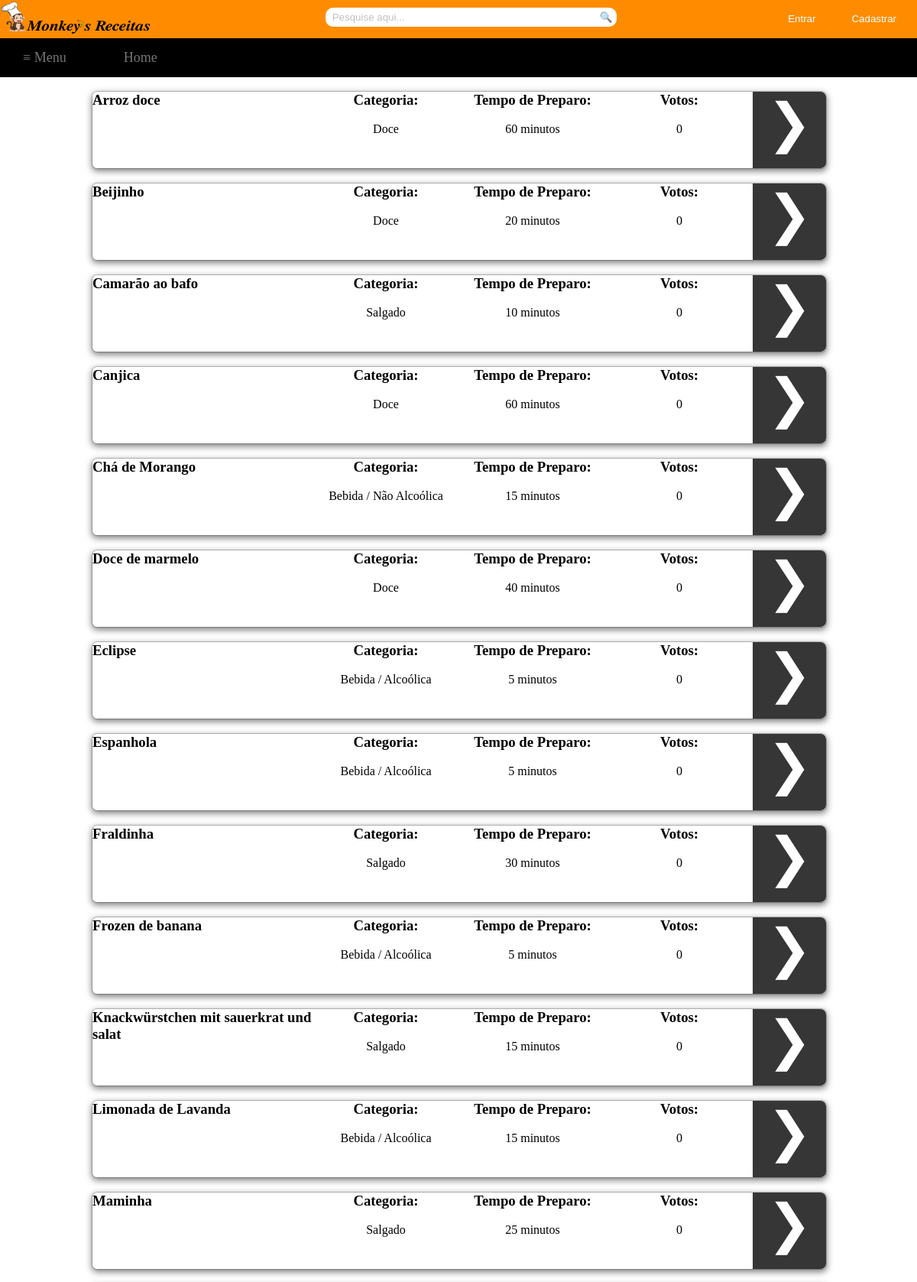
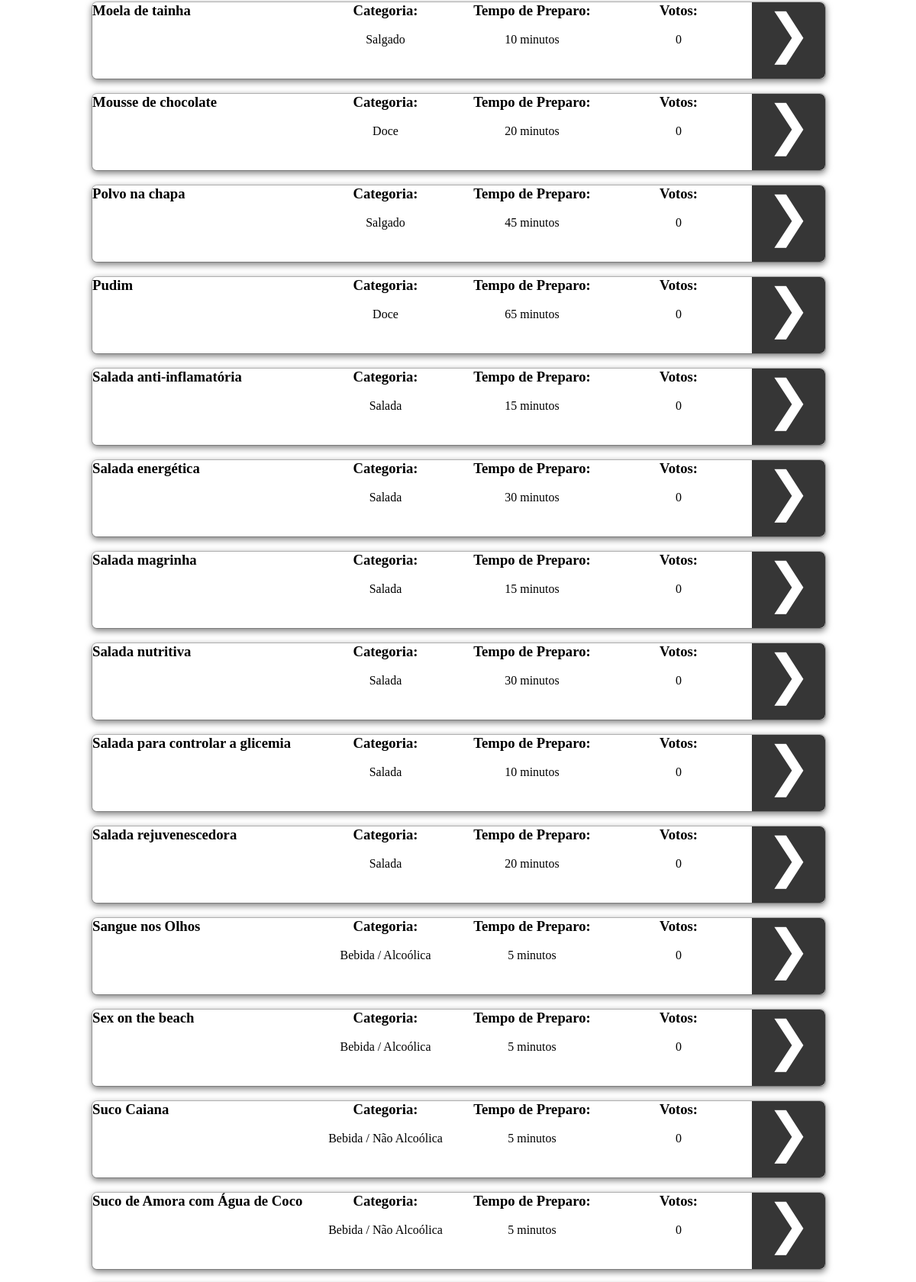
Screenshot of /tex4/visualizarReceitas.php (upper part) with the database file from the repository (2 pictures, top to bottom).
### tables this page shows
CREATE TABLE `receita` (
  `codReceita` int(11) NOT NULL,
  `nomeReceita` varchar(255) DEFAULT NULL,
  `ingredientes` text,
  `modoPreparo` text,
  `codCategoria` int(11) DEFAULT NULL,
  `codTempo` int(11) DEFAULT NULL,
  `codUsuario` int(11) DEFAULT NULL,
  `totalVotos` int(11) NOT NULL
);

CREATE TABLE `tempo` (
  `codTempo` int(11) NOT NULL,
  `descTempo` varchar(255) DEFAULT NULL
);

### tex4/visualizarReceitas.php (the view, shortened to what this page needs)
<html>
	<head>
		<link rel="stylesheet" type="text/css" href="Style/style.css">
		<link rel="stylesheet" type="text/css" href="Style/receitas.css">
	</head>
	<body>
		<div id="container">
			<div id="topbar">
				<?php
					if(!empty($_COOKIE['login']))
					{
						$name=$_COOKIE['login'];
						echo "<div id='sair'><input type='button' value='Sair' name='sair' onclick='location.href=&quot;logout.php&quot;'/></div>";
						echo "<div id='bem-vindo'>Seja bem-vindo, $name</div>";
					}
					else
					{
						echo "<div id='btn2'><input type='button' value='Cadastrar' name='modal' href='#dialog2'/></div> ";
						echo "<div id='btn'><input type='button' value='Entrar' href='#dialog1' name='modal' /></div>";
					}
				?>
				<div>
					<img src="Image/logoComLetra.png" style="float: left; left: 0; margin-top: -7; height: 57px; width: 200px; " />
				</div>
				<div id="search">
					<form method="post" action="pesquisa.php">
						<div>
							<input type="search" class="searchbox" name="pesquisa" placeholder="  Pesquise aqui...">
							<a href="#">
								<button type="submit" name="submit" class="searchbox1">&#x1f50d;</button>
							</a>
						</div>
					</form>
				</div>
			</div>
			<div id="navbar">
				<?php
					if(!empty($_COOKIE['login']))
					{
						echo "<nav class='drop'>";
						echo "	<ul class='drop1'>";
						echo "	    <li class='dropMain'>";
						echo "	        <a href='#'>&#8801; Menu</a>";
						echo "	        <ul class='drop2'>";
						echo "	            <li>";
						echo "	            	<a href='Recipes/doces.php'>Doces</a>";
						echo "	            </li>";
						echo "	            <li>";
						echo "	            	<a href='Recipes/salgados.php'>Salgados</a>";
						echo "	            </li>";
						echo "	            <li>";
						echo "	            	<a href='Recipes/saladas.php'>Saladas</a>";
						echo "	            </li>";
						echo "	            <li>";
						echo "	            	<a href='Recipes/alcoolica.php'>Bebidas alcoólicas</a>";
						echo "	            </li>";
						echo "	            <li>";
						echo "	            	<a href='Recipes/nAlcoolica.php'>Bebidas não alcoólicas</a>";
						echo "	            </li>";
						echo "	            <li>";
						echo "	            	<a href='Recipes/rapidas.php'>Receitas rápidas(até 30 min)</a>";
						echo "	            </li>";
						echo "	            <li>";
						echo "	            	<a href='visualizarReceitas.php'>Todas as receitas</a>";
						echo "	            </li>";
						echo "	        </ul>";
						echo "	    </li>";
						echo "		<li class='dropMain'>";
						echo "	        <a href='index.php'>Home</a>";
						echo "	    </li>";
						echo "	    <li class='dropMain'>";
						echo "	        <a href='receita.php'>Cadastrar Receita</a>";
						echo "	    </li>";
						echo "	    <li class='dropMain'>";
						echo "	        <a href='viewReceitasCadastrado.php'>Minhas Receitas</a>";
						echo "	    </li>";
						echo "	</ul>";
						echo "</nav>";
					}
					else
					{
						echo "<nav class='drop'>";
						echo "	<ul class='drop1'>";
						echo "	    <li class='dropMain'>";
						echo "	        <a href='#'>&#8801; Menu</a>";
						echo "	    </li>";
						echo "		<li class='dropMain'>";
						echo "	        <a href='index.php'>Home</a>";
						echo "	    </li>";
						echo "	</ul>";
						echo "</nav>";
					}
				?>
			</div>
			<div id="main">
				<div id="column_left">
				</div>
				<div id="column_center">
					<?php
						include('includes/conn.php');
						$query1=mysqli_query($conn,"SELECT codReceita, nomeReceita, codCategoria, codTempo, totalVotos FROM receita ORDER BY totalVotos desc, nomeReceita asc; ");
						while($query2=mysqli_fetch_array($query1))
						{
							echo "<br /><div id='box'>";
							echo "<div id='left'><h3>".$query2['nomeReceita']."</h3></div>";
							$sql = "SELECT categoria.descCategoria FROM categoria, receita WHERE categoria.codCategoria=receita.codCategoria AND codReceita LIKE ".$query2['codReceita'].";";
							$result = mysqli_query($conn,$sql);
							while ($row = mysqli_fetch_array($result))
							{
								echo "<div id='center1'><center><h3>Categoria:</h3><br />".$row['descCategoria']."</center></div>";
							}
							$sql = "SELECT tempo.descTempo FROM tempo, receita WHERE tempo.codTempo=receita.codTempo AND codReceita LIKE ".$query2['codReceita'].";";
							$result = mysqli_query($conn,$sql);
							while ($row = mysqli_fetch_array($result))
							{
								echo "<div id='center2'><center><h3>Tempo de Preparo:</h3><br />".$row['descTempo']."</center></div>";
							}
							echo "<div id='center3'><center><h3>Votos:</h3><br />".$query2['totalVotos']."</center></div>";
							echo "<div id='right'><center><a class='visualizar' value='&#10095;' href='visualizar.php?codReceita=".$query2['codReceita']."'>&#10095;</a></center></div>";
							echo "</div>";
						}
					?>
				</div>
				<div id="column_right">
				</div>
			</div>
		</div>
	</body>
</html>

### tex4/Style/style.css (style rules this page uses)
* { margin: 0px; padding: 0px; }
html, body { height:100%; }
#container { margin: 0; width: 100%; height: 100%; }
#topbar { margin: 0; width: 100%; height: 50px; background: #FF8C00; }
#navbar { margin: 0; width: 100%; }
#main { margin: auto; width: 100%; height: 590px; }
#main #column_left { float: left; left: 0; width: 10%; height: 100%; }
#main #column_center { float: left; left: 0; width: 80%; height: 100%; max-height: 100%; }
#main #column_right { float: right; right: 0; width: 10%; height: 100%; }
#btn input[type="button"] { float: right; color: #F0FFFF; border-radius: 20px; padding: 7px 20px 7px 20px; margin-top: 10px; margin-right: 7px; text-align: center; outline: thin dotted; outline: 0px auto -webkit-focus-ring-color; outline-offset: 0px; background: #FF8C00; border: 0px; }
input::placeholder { color: #C0C0C0; }
#btn2 input[type="button"] { float: right; color: #F0FFFF; border-radius: 20px; padding: 7px 20px 7px 20px; margin-top: 10px; margin-right: 7px; text-align: center; outline: thin dotted; outline: 0px auto -webkit-focus-ring-color; outline-offset: 0px; border: 0px; background: #FF8C00; }
#search { margin-right: 5px; text-align: center; }
#search .searchbox { width: 30%; height: 25px; border-radius: 10px 0px 0px 10px; outline: thin dotted; outline: 0px auto -webkit-focus-ring-color; outline-offset: 0px; border: 1px solid white; margin-top: 10px; border-right: none; }
#search .searchbox1 { cursor: pointer; outline: thin dotted; outline: 0px auto -webkit-focus-ring-color; outline-offset: 0px; height: 25px; margin-top: 10px; position: absolute; background: white; border: 1px solid white; border-left: none; border-radius: 0px 10px 10px 0px; padding-right: 4.2px; }
#navbar .drop { margin-top: 0 auto; text-align: center; }
#navbar .drop .drop1 { font-size: 18px; background: #000; padding: 0px; list-style: none; position: relative; display: block; }
#navbar .drop .drop1:after { content: ""; clear: both; display: block; }
#navbar .drop .drop1 .dropMain { float: left; left: 0; padding: 15px 15px 15px 0px; }
#navbar .drop .drop1 .dropMain a { margin-top: 0px; display: block; padding: 0px 30px; color: #757575; text-decoration: none; }

### tex4/Style/receitas.css (style rules this page uses)
#box { position:relative; background-color: #FFF; -webkit-background-clip:padding-box; background-clip:padding-box; border:1px solid #999; border:1px solid rgba(0,0,0,.2); border-radius:7px; outline:0; -webkit-box-shadow:0 3px 9px rgba(0,0,0,.5); box-shadow:0 3px 9px rgba(0,0,0,.5); height: 100px; width: 100%; }
#box #left { float: left; left: 0; width: 30%; }
#box #center1 { float: left; left: 0; width: 20%; }
#box #center2 { float: left; left: 0; width: 20%; }
#box #center3 { float: left; left: 0; width: 20%; }
#box #right { float: right; right: 0; width: 10%; height: 100%; background: #363636; border-top-right-radius: 7px; border-bottom-right-radius: 7px; }
#box #right .visualizar { color: white; font-size: 70px; outline: thin dotted; outline: 0px auto -webkit-focus-ring-color; outline-offset: 0px; }
a.visualizar:link { text-decoration: none; }

### rows the page displays
receita: nomeReceita "Arroz doce", descCategoria "Doce", totalVotos "0"
tempo: descTempo "60 minutos"
receita: nomeReceita "Beijinho", descCategoria "Doce", totalVotos "0"
tempo: descTempo "20 minutos"
receita: nomeReceita "Camarão ao bafo", descCategoria "Salgado", totalVotos "0"
tempo: descTempo "10 minutos"
receita: nomeReceita "Canjica", descCategoria "Doce", totalVotos "0"
receita: nomeReceita "Chá de Morango", descCategoria "Bebida / Não Alcoólica", totalVotos "0"
tempo: descTempo "15 minutos"
receita: nomeReceita "Doce de marmelo", descCategoria "Doce", totalVotos "0"
tempo: descTempo "40 minutos"
receita: nomeReceita "Eclipse", descCategoria "Bebida / Alcoólica", totalVotos "0"
tempo: descTempo "5 minutos"
receita: nomeReceita "Espanhola", descCategoria "Bebida / Alcoólica", totalVotos "0"
receita: nomeReceita "Fraldinha", descCategoria "Salgado", totalVotos "0"
tempo: descTempo "30 minutos"
receita: nomeReceita "Frozen de banana", descCategoria "Bebida / Alcoólica", totalVotos "0"
receita: nomeReceita "Knackwürstchen mit sauerkrat und salat", descCategoria "Salgado", totalVotos "0"
receita: nomeReceita "Limonada de Lavanda", descCategoria "Bebida / Alcoólica", totalVotos "0"
receita: nomeReceita "Maminha", descCategoria "Salgado", totalVotos "0"
tempo: descTempo "25 minutos"
receita: nomeReceita "Moela de tainha", descCategoria "Salgado", totalVotos "0"
receita: nomeReceita "Mousse de chocolate", descCategoria "Doce", totalVotos "0"
receita: nomeReceita "Polvo na chapa", descCategoria "Salgado", totalVotos "0"
tempo: descTempo "45 minutos"
receita: nomeReceita "Pudim", descCategoria "Doce", totalVotos "0"
tempo: descTempo "65 minutos"
receita: nomeReceita "Salada anti-inflamatória", descCategoria "Salada", totalVotos "0"
receita: nomeReceita "Salada energética", descCategoria "Salada", totalVotos "0"
receita: nomeReceita "Salada magrinha", descCategoria "Salada", totalVotos "0"
receita: nomeReceita "Salada nutritiva", descCategoria "Salada", totalVotos "0"
receita: nomeReceita "Salada para controlar a glicemia", descCategoria "Salada", totalVotos "0"
receita: nomeReceita "Salada rejuvenescedora", descCategoria "Salada", totalVotos "0"
receita: nomeReceita "Sangue nos Olhos", descCategoria "Bebida / Alcoólica", totalVotos "0"
receita: nomeReceita "Sex on the beach", descCategoria "Bebida / Alcoólica", totalVotos "0"
receita: nomeReceita "Suco Caiana", descCategoria "Bebida / Não Alcoólica", totalVotos "0"
receita: nomeReceita "Suco de Amora com Água de Coco", descCategoria "Bebida / Não Alcoólica", totalVotos "0"
